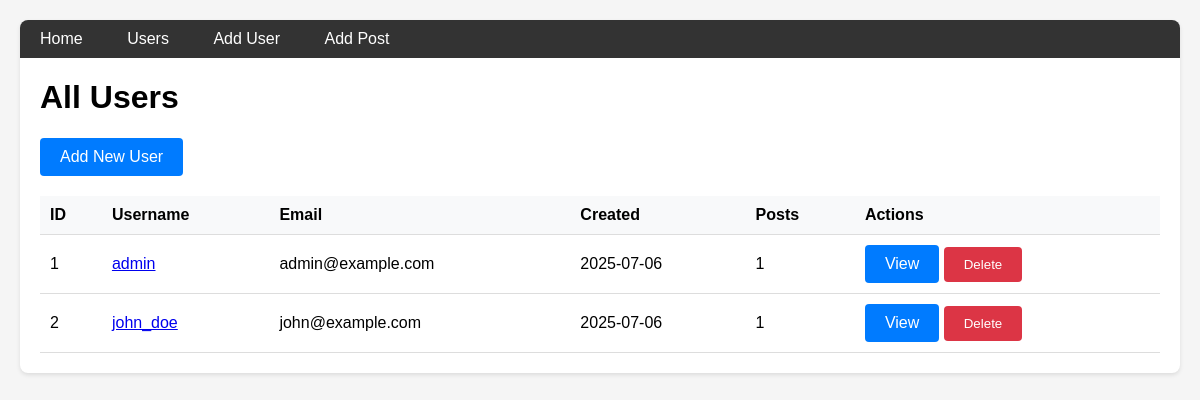
Screenshot of /users with the database file from the repository.
### flask_app_with_db.py (models this page shows, shortened)
class User(db.Model):
    id = db.Column(db.Integer, primary_key=True)
    username = db.Column(db.String(80), unique=True, nullable=False)
    email = db.Column(db.String(120), unique=True, nullable=False)
    password_hash = db.Column(db.String(120), nullable=False)
    created_at = db.Column(db.DateTime, default=datetime.utcnow)
    is_active = db.Column(db.Boolean, default=True)

### flask_app_with_db.py (the view)
@app.route('/users')
def users():
    users = User.query.all()
    return render_template('users.html', users=users)

### templates/users.html (shortened to what this page needs)
{% extends "base.html" %}
{% block content %}
<h1>All Users</h1>
<a href="{{ url_for('add_user') }}" class="btn">Add New User</a>
{% if users %}
    <table>
        <thead>
            <tr>
                <th>ID</th>
                <th>Username</th>
                <th>Email</th>
                <th>Created</th>
                <th>Posts</th>
                <th>Actions</th>
            </tr>
        </thead>
        <tbody>
            {% for user in users %}
                <tr>
                    <td>{{ user.id }}</td>
                    <td><a href="{{ url_for('user_detail', user_id=user.id) }}">{{ user.username }}</a></td>
                    <td>{{ user.email }}</td>
                    <td>{{ user.created_at.strftime('%Y-%m-%d') }}</td>
                    <td>{{ user.posts|length }}</td>
                    <td>
                        <a href="{{ url_for('user_detail', user_id=user.id) }}" class="btn">View</a>
                        <form method="POST" action="{{ url_for('delete_user', user_id=user.id) }}" style="display: inline;"
                              onsubmit="return confirm('Are you sure you want to delete this user?');">
                            <button type="submit" class="btn btn-danger">Delete</button>
                        </form>
                    </td>
                </tr>
            {% endfor %}
        </tbody>
    </table>
{% else %}
    <p>No users found. <a href="{{ url_for('add_user') }}">Add the first user</a></p>
{% endif %}
{% endblock %}

### templates/base.html (style rules this page uses)
body { font-family: Arial, sans-serif; margin: 0; padding: 20px; background-color: #f5f5f5; }
button, .btn { background-color: #007bff; color: white; padding: 10px 20px; border: none; border-radius: 4px; cursor: pointer; text-decoration: none; display: inline-block; }
.btn-danger { background-color: #dc3545; }
table { width: 100%; border-collapse: collapse; margin-top: 20px; }
th, td { padding: 10px; text-align: left; border-bottom: 1px solid #ddd; }
th { background-color: #f8f9fa; }

### rows the page displays
User: id "1", username "admin", email "admin@example.com", created_at "2025-07-06", posts|length "1"
User: id "2", username "john_doe", email "john@example.com", created_at "2025-07-06", posts|length "1"
